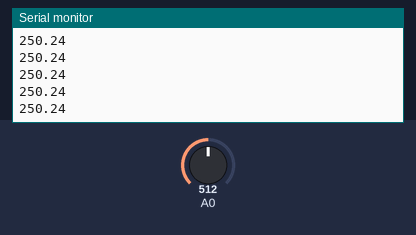
Simulated run of this sketch. Board: Arduino Uno, built with avr-gcc and run on an emulated ATmega328P. On the bench: the last lines printed to the serial monitor. The test bench sets the inputs (shaded band); at power-on: A0 = 512.

Above: at 1.2 s.
1.3 s: A0 set to 716
At 1.9 s:
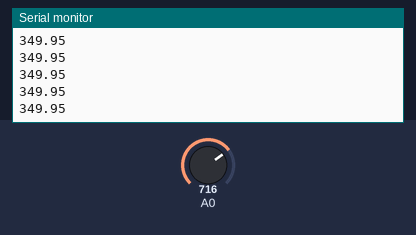
2.8 s: A0 set to 900
At 3.9 s:
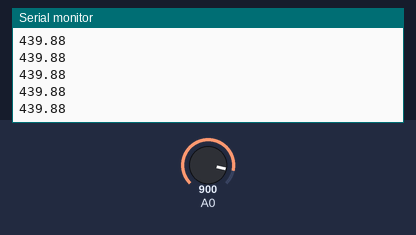
Timing chart, 0 to 5.8 s (numbered marks = the images above; inputs shaded):
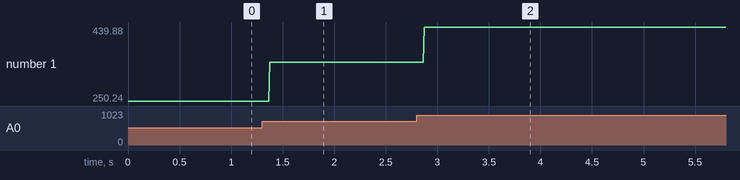

Measured:
- after the input at 1.3 s, the serial monitor: prints a new line after 0.07 s (image 1)
- after the input at 2.8 s, the serial monitor: prints a new line after 0.07 s (image 2)
- plotted number 1: 250.24 → 349.95 after the input at 1.3 s, 349.95 → 439.88 after the input at 2.8 s

The sketch:

TempSensor.ino
```cpp
float toDeg(float r) {
  // read = 0 - 1023
  // V = read / (1023 / 5)
  // mV = V * 1000
  // deg = mV / 10

  // deg = read/2.046
  return r/2.046;
}

void setup() {
  Serial.begin(9600);
  pinMode(A0, INPUT);
}

void loop() {
  Serial.println(toDeg(analogRead(A0)));
}
```
